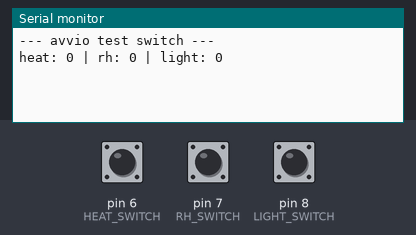
A sketch run on a simulated Arduino Uno, built with avr-gcc and run on an emulated ATmega328P. Shown: the last lines printed to the serial monitor. Inputs (shaded band) come from the test bench; at power-on: pin 6 (HEAT_SWITCH) LOW, pin 7 (RH_SWITCH) LOW, pin 8 (LIGHT_SWITCH) LOW.

Above: at 1.2 s.
1.3 s: pin 6 (HEAT_SWITCH) pulled HIGH for 0.25 s
At 2.1 s:
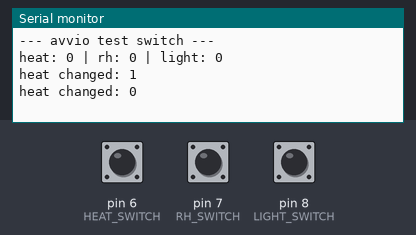
3.1 s: pin 7 (RH_SWITCH) pulled HIGH for 0.25 s
At 4.6 s:
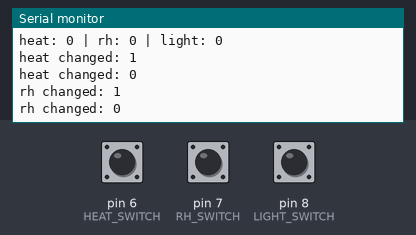
4.9 s: pin 8 (LIGHT_SWITCH) pulled HIGH for 0.25 s
At 6.1 s:
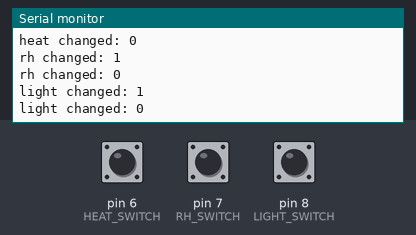

The sketch:

test_switch.ino
```cpp
/**
 * @brief Test switch del pannello frontale incubatrice neonatale
 *
 * Legge il valore dei tre switch e stampa sul monitor seriale eventuali cambiamenti di stato.
 *
 */

// definizione dei pin degli switch
#define HEAT_SWITCH 6
#define RH_SWITCH 7
#define LIGHT_SWITCH 8

// definizione delle variabili per memorizzare lo stato precedente degli switch
bool heat_switch_state = LOW;
bool rh_switch_state = LOW;
bool light_switch_state = LOW;

void setup() {
  // inizializzazione dei pin degli switch come input
  pinMode(HEAT_SWITCH, INPUT);
  pinMode(RH_SWITCH, INPUT);
  pinMode(LIGHT_SWITCH, INPUT);

  // inizializza la comunicazione seriale
  Serial.begin(9600);
  Serial.println("--- avvio test switch ---");

  // lettura iniziale degli switch
  heat_switch_state = digitalRead(HEAT_SWITCH);
  rh_switch_state = digitalRead(RH_SWITCH);
  light_switch_state = digitalRead(LIGHT_SWITCH);

  // stampa dello stato iniziale degli switch
  Serial.print("heat: ");
  Serial.print(heat_switch_state);
  Serial.print(" | rh: ");
  Serial.print(rh_switch_state);
  Serial.print(" | light: ");
  Serial.println(light_switch_state);
}

void loop() {
  // legge lo stato dello switch di riscaldamento
  if (digitalRead(HEAT_SWITCH) != heat_switch_state) {
	heat_switch_state = !heat_switch_state;
	Serial.print("heat changed: ");
	Serial.println(heat_switch_state);
  }

  // legge lo stato dello switch di umidità relativa
  if (digitalRead(RH_SWITCH) != rh_switch_state) {
	rh_switch_state = !rh_switch_state;
	Serial.print("rh changed: ");
	Serial.println(rh_switch_state);
  }

  // legge lo stato dello switch della luce
  if (digitalRead(LIGHT_SWITCH) != light_switch_state) {
	light_switch_state = !light_switch_state;
	Serial.print("light changed: ");
	Serial.println(light_switch_state);
  }

  // attende 0.2 secondi prima della prossima lettura
  delay(200);
}
```

Measured:
- after the input at 1.3 s, the serial monitor: prints a new line after 0.10 s (image 1)
- after the input at 3.1 s, the serial monitor: prints a new line after 0.10 s (image 2)
- after the input at 4.9 s, the serial monitor: prints a new line after 0.10 s (image 3)
